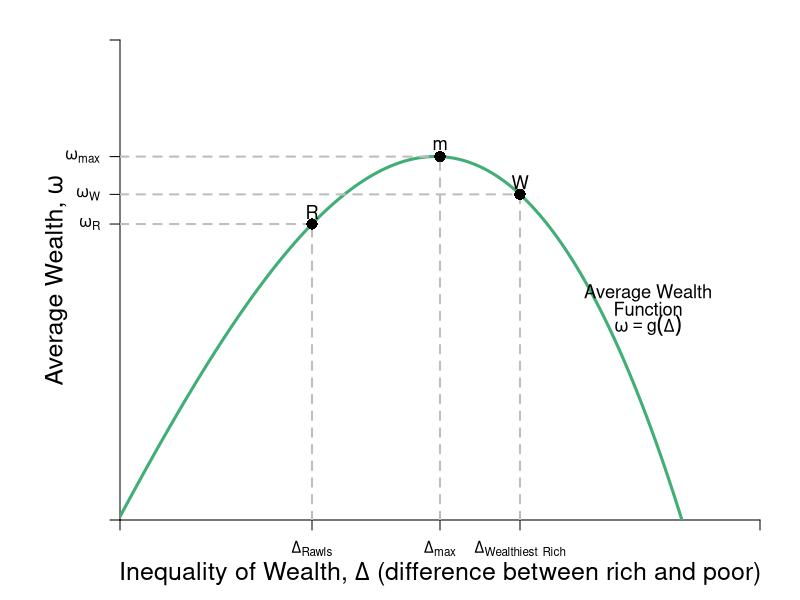

Source code (R):
#Graph Designer: Simon Halliday & Riley Boeth '17
#Authors: Bowles, Foley and Halliday
#Title: Coordination, Conflict and Competition: A Text in Microeconomics

library(shape)
pdf(file = "risk/risks_inequality_feasible.pdf", width = 10, height = 8)


#Set parameters for graphics
axislabelsize <- 1.5
labelsize <- 1.1
graphlinewidth <- 3
segmentlinewidth <- 2

COL <- c("#7fc97f", "#beaed4", "#fdc086", "#ffff99", "#386cb0", "#f0027f", "#bf5b17", "#666666")
COLA <- c("#e0f3db", "#99d8c9","#66c2a4","#41ae76", "#238b45", "#005824")
COLB <- c("#c6dbef", "#4eb3d3", "#2b8cbe", "#0868ac","#084081")
COLC <- c("#fcfbfd", "#efedf5", "#dadaeb", "#bcbddc", "#9e9ac8", "#807dba", "#6a51a3", "#54278f", "#3f007d")

#Edited the margins to cater for the larger LHS labels
par(mar =  c(4, 6, 2, 2))

#Indifference curves of a risk-averse homo economicus (2nd graph out of the two for 4.7)

indiffA <- function(x, ua=2) {
  ua + (1/12)*(x)^2
}

#Average wealth function 

avgwealth <- function(x,y){
  (1.08)*((-1/35)*(((-((.9)*x-36))^2))+36.8+((-1/10)*(x-4)+(-1/1000)*((x-3)^3)))
}

#Add limits on axes and levels of utility for each indifference curve
ylims <- c(0, 30)
xlims <- c(0, 40)

npts <- 501 
x <- seq(xlims[1], xlims[2], length.out = npts)
y <- seq(ylims[1], ylims[2], length.out = npts) 

plot(0, 0, xlim = xlims, ylim = ylims, type = "n",
     xlab = expression(paste("")),
     ylab = expression(paste("")), 
     xaxt = "n", 
     yaxt = "n", 
     cex.lab = axislabelsize, 
     bty = "n", 
     xaxs="i", 
     yaxs="i"
)

#x and y limits with plain axes without ticks/numbers to match previous graph

#ticksx <- seq(from = 0, to = xlims[2]+1, by = 4)
#xlabels <- seq(from = 0, to = xlims[2], by = 1)
ticksx <- c(xlims[1], 12, 20, 25, xlims[2])
xlabels <- c(NA, expression(paste(Delta[Rawls])), expression(paste(Delta[max])), expression(paste(Delta, ""[Wealthiest], " "[Rich])), NA)
#ticksy <- seq(from = 0, to = ylims[2]+1, by = 4)
#ylabels <- seq(from = 0, to = ylims[2], by = 1)
ticksy <- c(ylims[1], avgwealth(12), avgwealth(20), avgwealth(25), ylims[2])
ylabels <- c(NA, expression(paste(omega[R])), expression(paste(omega[max])), expression(paste(omega[W])), NA)
#text(-1, avgwealth(8)+7, expression(paste(omega, ""[R],"'")), xpd = TRUE, cex = labelsize)
#text(-1, avgwealth(8), expression(paste(omega, ""[e],"'")),  xpd = TRUE, cex = labelsize)
#text(-1, avgwealth(8)-7, expression(paste(omega, ""[P],"'")),  xpd = TRUE, cex = labelsize)


#text(8, -.9, expression(paste(Delta, ""[e],"`")),  xpd = TRUE,  cex = labelsize)
#text(12, -.9, expression(paste(Delta, ""[rawls])), xpd = TRUE, cex = labelsize)
#text(15, -.9, expression(paste(Delta, ""[e])),  xpd = TRUE,  cex = labelsize)
#text(20, -.9, expression(paste(Delta,""[max])),  xpd = TRUE,  cex = labelsize)
#text(25, -.9, expression(paste(Delta, ""[Wealthiest], " "[Rich])),  xpd = TRUE,  cex = labelsize)




axis(1,at = ticksx,  pos = 0, labels = xlabels)
axis(2,at = ticksy,  pos = 0, labels = ylabels, las = 1)

npts <- 500 
xx1 <- seq(xlims[1], xlims[2], length.out = npts)
xx2 <- seq(0, xlims[2], length.out = npts)
xx3 <- seq(xlims[1], 0, length.out = npts)
xx4 <- seq(-11, 0, length.out = npts)


# lines(xx1, indiffA(xx1, ua = 2), col = COLB[4], lwd = graphlinewidth)
# lines(xx1, indiffA(xx1, ua = 8.2), col = COLB[4], lwd = graphlinewidth)
# lines(xx1, indiffA(xx1, ua = 14.4), col = COLB[4], lwd = graphlinewidth)
lines(xx1, avgwealth(xx1), col = COLA[4], lwd = graphlinewidth)


#Axis labels and draw linear utility function
mtext(expression(paste("Inequality of Wealth, ", Delta , " (difference between rich and poor)")), side = 1, line = 2.5, cex = axislabelsize)
text(-4, 0.5*ylims[2], expression(paste("Average Wealth, ",omega)), xpd = TRUE, cex = axislabelsize, srt = 90) 

#Label various points on line

segments(0, avgwealth(25), 25, avgwealth(25), lty = 2, col = "gray", lwd = segmentlinewidth)
segments(25, 0, 25, avgwealth(25), lty = 2, col = "gray", lwd = segmentlinewidth)
points(25, avgwealth(25), pch = 16, col = "black", cex = 1.5)
text(25, avgwealth(25) + 0.75, expression(paste(W)), cex = labelsize)

segments(0, avgwealth(20), 20, avgwealth(20), lty = 2, col = "gray", lwd = segmentlinewidth)
segments(20, 0, 20, avgwealth(20), lty = 2, col = "gray", lwd = segmentlinewidth)
points(20, avgwealth(20), pch = 16, col = "black", cex = 1.5)
text(20, avgwealth(20) + 0.75, expression(paste(m)), cex = labelsize)


segments(0, avgwealth(12), 12, avgwealth(12), lty = 2, col = "gray", lwd = segmentlinewidth)
segments(12, 0, 12, avgwealth(12), lty = 2, col = "gray", lwd = segmentlinewidth)
points(12, avgwealth(12), pch = 16, col = "black", cex = 1.5)
text(12, avgwealth(12) + 0.75, expression(paste(R)), cex = labelsize)

#Label relevant points on axes

#Add arrow beside y axis and points on axis

# arrows(-1, avgwealth(8)+6, -1, avgwealth(8)+1, col = "black", code =3, arr.type = "simple", xpd = TRUE, length = 0.1, angle = 40, lwd = 3)
# arrows(-1, avgwealth(8)-6, -1, avgwealth(8)-1, col = "black", code = 3, arr.type = "simple", xpd = TRUE, length = 0.1, angle = 40, lwd = 3)

#points(0, avgwealth(8)+7, pch = 16, col = "black", cex = 1.5, xpd = TRUE)
#points(0, avgwealth(8), pch = 16, col = "black", cex = 1.5,xpd = TRUE)
#points(0, avgwealth(8)-7, pch = 16, col = "black", cex = 1.5,xpd = TRUE)

#label the three indifference curves

text(20, indiffA(20)+3.355, expression(paste("v"[1])), xpd = TRUE, cex = labelsize)
text(18, indiffA(18)+9.8, expression(paste("v"[2])),  xpd = TRUE, cex = labelsize)
text(16, indiffA(16)+15.5, expression(paste("v"[3])),  xpd = TRUE, cex = labelsize)

#Label average wealth curve and indifference curves generally

text(33, avgwealth(30)+1, expression(paste("Average Wealth")), xpd = TRUE, cex = labelsize)
text(33, avgwealth(30), expression(paste("Function")), xpd = TRUE, cex = labelsize)
text(33, avgwealth(30)-1, expression(paste(omega == g(Delta) )), xpd = TRUE, cex = labelsize)

text(25, 38, expression(paste("Inequality Averse")), xpd = TRUE, cex = labelsize)
text(25, 36.5, expression(paste("& Risk Averse")), xpd = TRUE, cex = labelsize)
text(25, 35, expression(paste("Indifference Curves")), xpd = TRUE, cex = labelsize)


dev.off()
